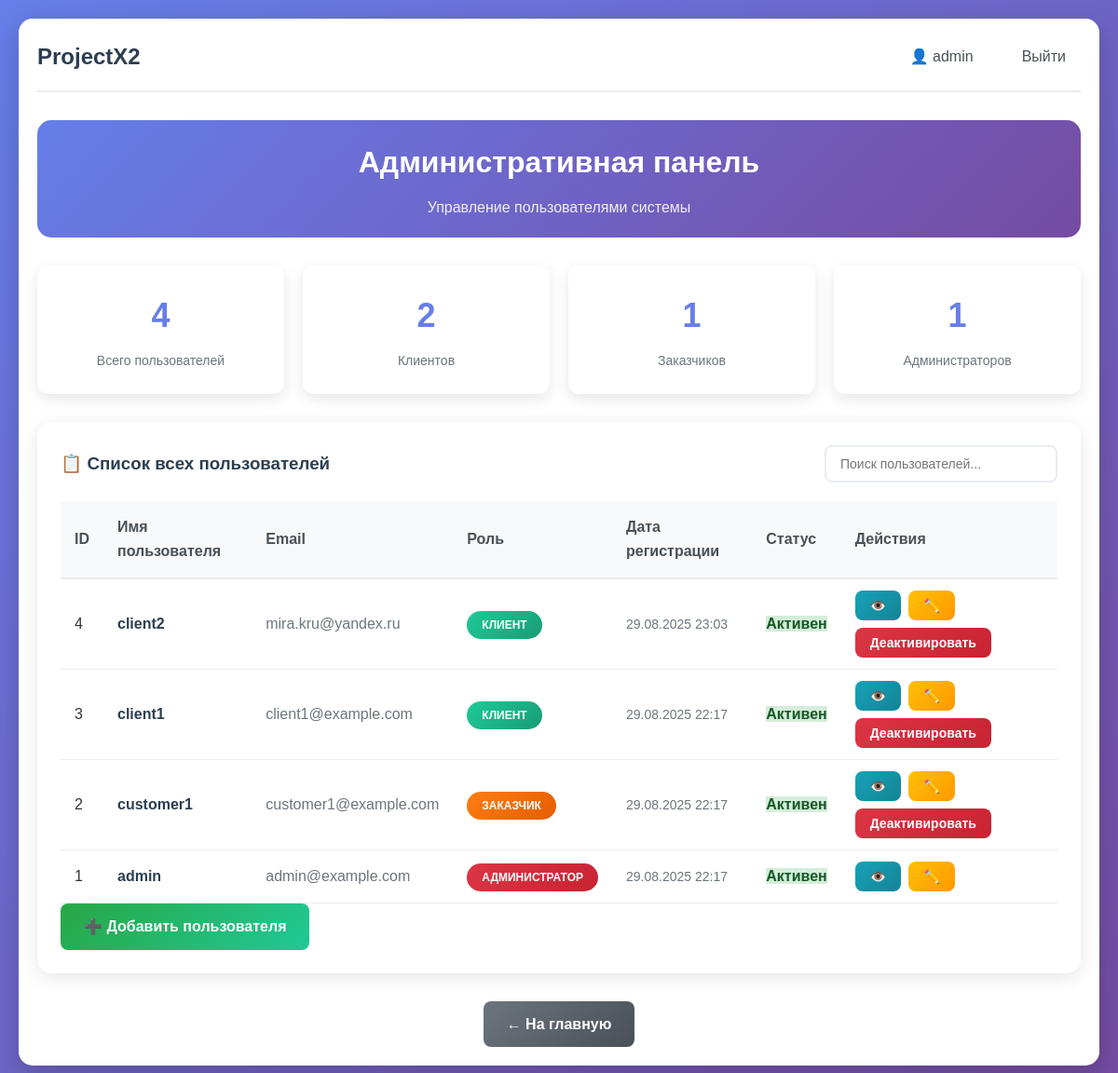
/admin/users (signed in), run on an earlier commit of the app's database.
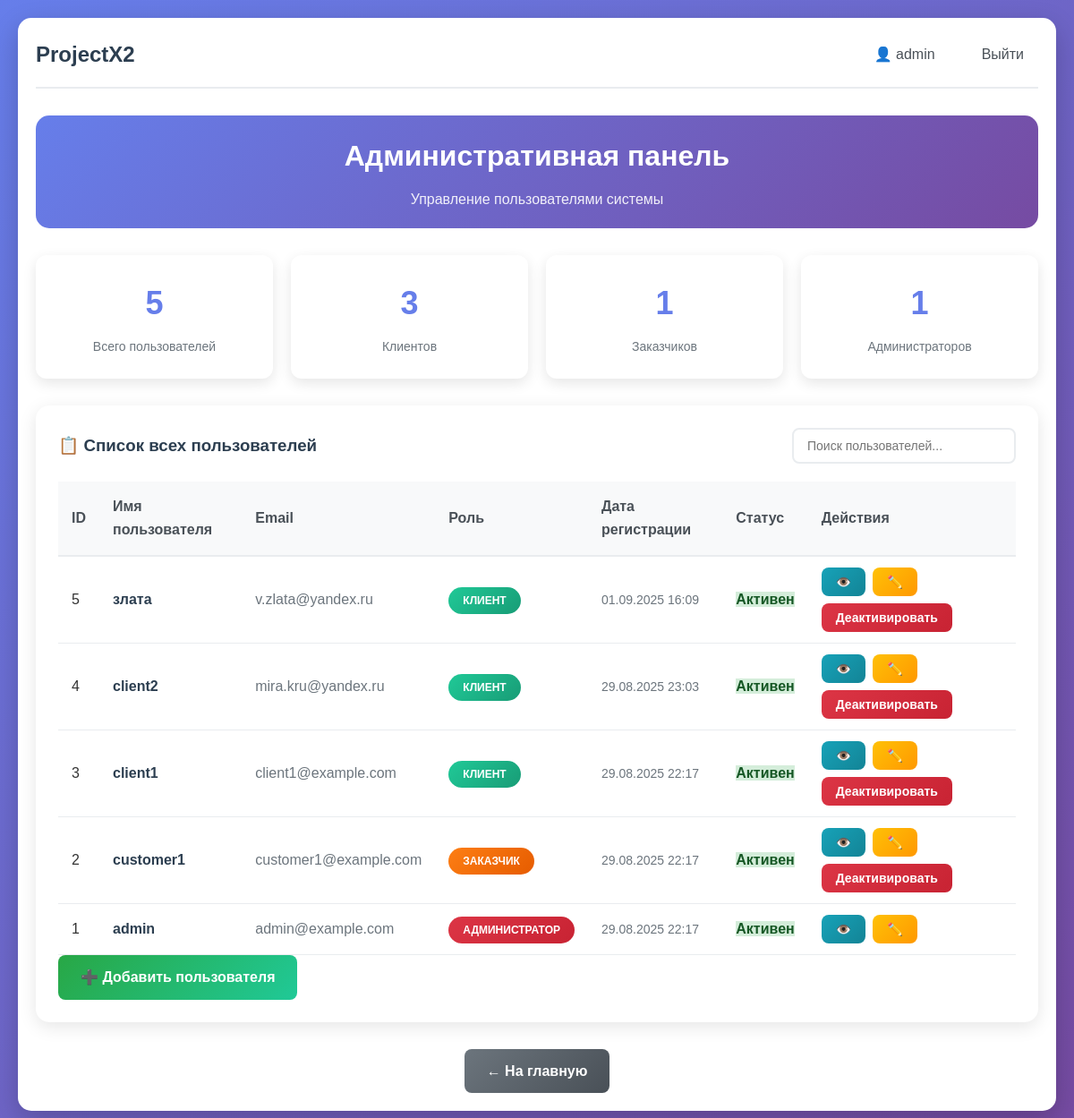
And on a later commit of the database.
### app.py (models this page shows, shortened)
class User(UserMixin, db.Model):
    __tablename__ = 'users'
    id = db.Column(db.Integer, primary_key=True)
    username = db.Column(db.String(64), unique=True, nullable=False)
    email = db.Column(db.String(120), unique=True, nullable=False)
    password_hash = db.Column(db.String(256), nullable=False)
    role = db.Column(db.String(20), nullable=False)
    created_at = db.Column(db.DateTime, default=datetime.utcnow)
    is_active = db.Column(db.Boolean, default=True)
    services = db.relationship('UserService', backref='user', lazy=True)
    balance = db.Column(db.Float, default=0.0)  # Баланс для клиентов

### app.py (the view)
@app.route('/admin/users')
@login_required
def admin_users():
    if current_user.role != 'admin':
        flash('Доступ запрещен. Только для администраторов.', 'error')
        return redirect(url_for('index'))
    users = User.query.order_by(User.created_at.desc()).all()
    return render_template('admin_users.html', users=users)

### app.py (called while the page is built)
@login_manager.user_loader
def load_user(user_id):
    return db.session.get(User, int(user_id))

### templates/admin_users.html (shortened to what the changed rows need)
{% extends "base.html" %}
{% block content %}
<div class="admin-container">
    <div class="admin-header">
        <h2> Административная панель</h2>
    </div>
    <div class="admin-stats">
        <div class="stats-grid">
            <div class="stat-card">
                <div class="stat-number">{{ users|length }}</div>
                <div class="stat-label">Всего пользователей</div>
            </div>
            <div class="stat-card">
                <div class="stat-number">{{ users|selectattr('role', 'equalto', 'client')|list|length }}</div>
                <div class="stat-label">Клиентов</div>
            </div>
        </div>
    </div>
    <div class="users-table-container">
        <div class="table-responsive">
            <table class="users-table">
                <thead>
                    <tr>
                        <th>ID</th>
                        <th>Имя пользователя</th>
                        <th>Email</th>
                        <th>Роль</th>
                        <th>Дата регистрации</th>
                        <th>Статус</th>
                        <th>Действия</th>
                    </tr>
                </thead>
                <tbody>
                    {% for user in users %}
                    <tr class="user-row">
                        <td class="user-id">{{ user.id }}</td>
                        <td class="user-username">
                            <strong>{{ user.username }}</strong>
                        </td>
                        <td class="user-email">{{ user.email }}</td>
                        <td class="user-role">
                            <span class="role-badge role-{{ user.role }}">
                                {% if user.role == 'admin' %}
                                    Администратор
                                {% elif user.role == 'customer' %}
                                    Заказчик
                                {% else %}
                                    Клиент
                                {% endif %}
                            </span>
                        </td>
                        <td class="user-created">{{ user.created_at.strftime('%d.%m.%Y %H:%M') }}</td>
                        <td class="user-status">
                            <span class="status-{{ 'active' if user.is_active else 'inactive' }}">
                                {{ 'Активен' if user.is_active else 'Неактивен' }}
                            </span>
                        </td>
                        <td class="user-actions">
                            <button class="btn btn-sm btn-info" onclick="viewUser({{ user.id }})">👁️</button>
                            <button class="btn btn-sm btn-warning" onclick="editUser({{ user.id }})">✏️</button>
                            {% if user.id != current_user.id %}
                                <button class="btn btn-sm btn-{{ 'success' if not user.is_active else 'danger' }}"
                                        onclick="toggleUser({{ user.id }})">
                                    {{ 'Активировать' if not user.is_active else 'Деактивировать' }}
                                </button>
                            {% endif %}
                        </td>
                    </tr>
                    {% endfor %}
                </tbody>
            </table>
        </div>
    </div>
</div>
{% endblock %}

### templates/base.html (shortened to what this page needs)
<!DOCTYPE html>
<html lang="ru">
<head>
    <link rel="stylesheet" href="{{ url_for('static', filename='css/style.css') }}">
</head>
<body>
    <div class="container">
        <nav class="navbar">
            <h1><a href="/" class="nav-logo">ProjectX2</a></h1>
            <div class="nav-links">
                {% if current_user.is_authenticated %}
                    <a href="/profile" class="nav-link">👤 {{ current_user.username }}</a>
                    <a href="/logout" class="nav-link">Выйти</a>
                {% else %}
                    <a href="/login" class="nav-link">Войти</a>
                    <a href="/register" class="nav-link">Регистрация</a>
                {% endif %}
            </div>
        </nav>
        <main>
            {% block content %}{% endblock %}
        </main>
    </div>
</body>
</html>

What changed in the data, as far as the page shows it:
added User: id "5", username "злата", email "v.zlata@yandex.ru", role "КЛИЕНТ", created_at "01.09.2025 16:09", is_active "Активен", is_active "Деактивировать"
Also different on the page:
{{ users|length }}: "4" → "5"
{{ users|selectattr('role', 'equalto', 'client')|list|length }}: "2" → "3"
